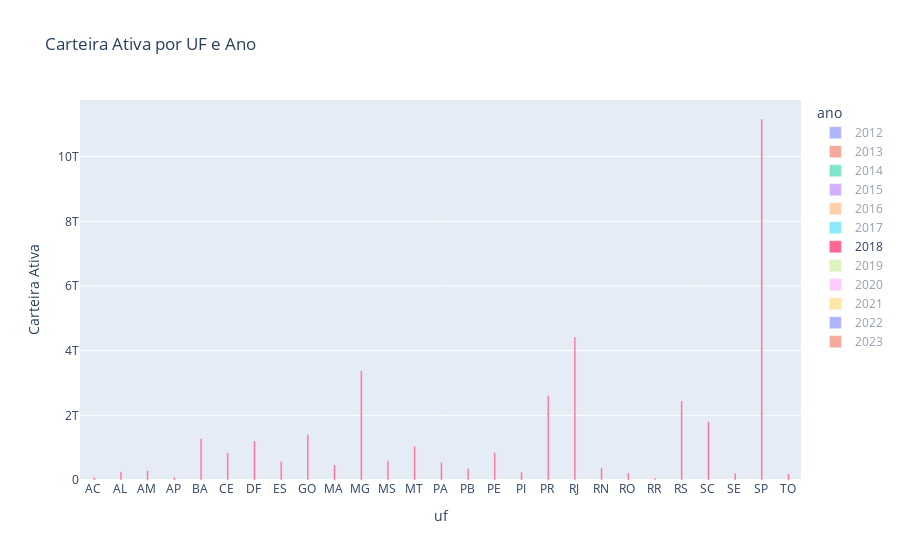

Notebook code for this chart:
### Code cell
fig = px.bar(df_divida_uf, 
             x='uf', 
             y='carteira_ativa',
             title='Carteira Ativa por UF e Ano',
             labels={'carteira_ativa':'Carteira Ativa', 'uf_ano':'UF e Ano'},
             color='ano',
            barmode = 'group')  # Colorindo as barras por UF

fig.show()

### Figure 1 — Plotly figure (JSON) as saved in the notebook; plotly's stock layout.template omitted (floating-point values rounded to 4 significant figures)
{"data": [{"alignmentgroup": "True", "hovertemplate": "ano=2012<br>uf=%{x}<br>Carteira Ativa=%{y}<extra></extra>", "legendgroup": "2012", "marker": {"color": "#636efa", "pattern": {"shape": ""}}, "name": "2012", "offsetgroup": "2012", "orientation": "v", "showlegend": true, "textposition": "auto", "type": "bar", "visible": "legendonly", "x": ["AC", "AL", "AM", "AP", "BA", "CE", "DF", "ES", "GO", "MA", "MG", "MS", "MT", "PA", "PB", "PE", "PI", "PR", "RJ", "RN", "RO", "RR", "RS", "SC", "SE", "SP", "TO"], "xaxis": "x", "y": [32160000000.0, 103400000000.0, 147900000000.0, 26920000000.0, 568500000000.0, 290200000000.0, 363900000000.0, 248600000000.0, 499600000000.0, 172700000000.0, 1426000000000.0, 204200000000.0, 347300000000.0, 223400000000.0, 116500000000.0, 444100000000.0, 78810000000.0, 1036000000000.0, 1829000000000.0, 132600000000.0, 62210000000.0, 25450000000.0, 1003000000000.0, 734700000000.0, 87560000000.0, 4878000000000.0, 67580000000.0], "yaxis": "y"}, {"alignmentgroup": "True", "hovertemplate": "ano=2013<br>uf=%{x}<br>Carteira Ativa=%{y}<extra></extra>", "legendgroup": "2013", "marker": {"color": "#EF553B", "pattern": {"shape": ""}}, "name": "2013", "offsetgroup": "2013", "orientation": "v", "showlegend": true, "textposition": "auto", "type": "bar", "visible": "legendonly", "x": ["AC", "AL", "AM", "AP", "BA", "CE", "DF", "ES", "GO", "MA", "MG", "MS", "MT", "PA", "PB", "PE", "PI", "PR", "RJ", "RN", "RO", "RR", "RS", "SC", "SE", "SP", "TO"], "xaxis": "x", "y": [65880000000.0, 198000000000.0, 271200000000.0, 55320000000.0, 1116000000000.0, 556800000000.0, 766900000000.0, 484900000000.0, 970300000000.0, 337900000000.0, 2739000000000.0, 406700000000.0, 675000000000.0, 420600000000.0, 227800000000.0, 843500000000.0, 156700000000.0, 2025000000000.0, 3551000000000.0, 268600000000.0, 124200000000.0, 53940000000.0, 1951000000000.0, 1391000000000.0, 171300000000.0, 9127000000000.0, 137500000000.0], "yaxis": "y"}, {"alignmentgroup": "True", "hovertemplate": "ano=2014<br>uf=%{x}<br>Carteira Ativa=%{y}<extra></extra>", "legendgroup": "2014", "marker": {"color": "#00cc96", "pattern": {"shape": ""}}, "name": "2014", "offsetgroup": "2014", "orientation": "v", "showlegend": true, "textposition": "auto", "type": "bar", "visible": "legendonly", "x": ["AC", "AL", "AM", "AP", "BA", "CE", "DF", "ES", "GO", "MA", "MG", "MS", "MT", "PA", "PB", "PE", "PI", "PR", "RJ", "RN", "RO", "RR", "RS", "SC", "SE", "SP", "TO"], "xaxis": "x", "y": [73560000000.0, 226300000000.0, 292500000000.0, 71410000000.0, 1283000000000.0, 642000000000.0, 1001000000000.0, 561600000000.0, 1147000000000.0, 389100000000.0, 3114000000000.0, 475500000000.0, 795000000000.0, 479600000000.0, 274800000000.0, 832300000000.0, 186300000000.0, 2340000000000.0, 4213000000000.0, 323100000000.0, 149400000000.0, 57650000000.0, 2231000000000.0, 1579000000000.0, 199900000000.0, 10330000000000.0, 159700000000.0], "yaxis": "y"}, {"alignmentgroup": "True", "hovertemplate": "ano=2015<br>uf=%{x}<br>Carteira Ativa=%{y}<extra></extra>", "legendgroup": "2015", "marker": {"color": "#ab63fa", "pattern": {"shape": ""}}, "name": "2015", "offsetgroup": "2015", "orientation": "v", "showlegend": true, "textposition": "auto", "type": "bar", "visible": "legendonly", "x": ["AC", "AL", "AM", "AP", "BA", "CE", "DF", "ES", "GO", "MA", "MG", "MS", "MT", "PA", "PB", "PE", "PI", "PR", "RJ", "RN", "RO", "RR", "RS", "SC", "SE", "SP", "TO"], "xaxis": "x", "y": [79090000000.0, 241800000000.0, 303800000000.0, 82830000000.0, 1351000000000.0, 735500000000.0, 1199000000000.0, 594200000000.0, 1283000000000.0, 434600000000.0, 3357000000000.0, 518300000000.0, 885400000000.0, 507300000000.0, 309700000000.0, 857200000000.0, 213800000000.0, 2513000000000.0, 4949000000000.0, 344000000000.0, 168800000000.0, 55490000000.0, 2385000000000.0, 1703000000000.0, 207800000000.0, 11080000000000.0, 177600000000.0], "yaxis": "y"}, {"alignmentgroup": "True", "hovertemplate": "ano=2016<br>uf=%{x}<br>Carteira Ativa=%{y}<extra></extra>", "legendgroup": "2016", "marker": {"color": "#FFA15A", "pattern": {"shape": ""}}, "name": "2016", "offsetgroup": "2016", "orientation": "v", "showlegend": true, "textposition": "auto", "type": "bar", "visible": "legendonly", "x": ["AC", "AL", "AM", "AP", "BA", "CE", "DF", "ES", "GO", "MA", "MG", "MS", "MT", "PA", "PB", "PE", "PI", "PR", "RJ", "RN", "RO", "RR", "RS", "SC", "SE", "SP", "TO"], "xaxis": "x", "y": [77710000000.0, 241900000000.0, 290600000000.0, 84560000000.0, 1314000000000.0, 774400000000.0, 1230000000000.0, 579100000000.0, 1295000000000.0, 411800000000.0, 3384000000000.0, 539900000000.0, 886500000000.0, 504200000000.0, 323600000000.0, 848200000000.0, 224200000000.0, 2518000000000.0, 5134000000000.0, 358800000000.0, 192400000000.0, 56560000000.0, 2388000000000.0, 1732000000000.0, 212700000000.0, 11250000000000.0, 183200000000.0], "yaxis": "y"}, {"alignmentgroup": "True", "hovertemplate": "ano=2017<br>uf=%{x}<br>Carteira Ativa=%{y}<extra></extra>", "legendgroup": "2017", "marker": {"color": "#19d3f3", "pattern": {"shape": ""}}, "name": "2017", "offsetgroup": "2017", "orientation": "v", "showlegend": true, "textposition": "auto", "type": "bar", "visible": "legendonly", "x": ["AC", "AL", "AM", "AP", "BA", "CE", "DF", "ES", "GO", "MA", "MG", "MS", "MT", "PA", "PB", "PE", "PI", "PR", "RJ", "RN", "RO", "RR", "RS", "SC", "SE", "SP", "TO"], "xaxis": "x", "y": [75470000000.0, 246700000000.0, 282800000000.0, 84600000000.0, 1266000000000.0, 801700000000.0, 1222000000000.0, 557100000000.0, 1314000000000.0, 440100000000.0, 3277000000000.0, 560400000000.0, 933800000000.0, 506400000000.0, 330500000000.0, 839800000000.0, 233800000000.0, 2520000000000.0, 4610000000000.0, 361200000000.0, 200600000000.0, 57740000000.0, 2374000000000.0, 1730000000000.0, 213300000000.0, 11020000000000.0, 182600000000.0], "yaxis": "y"}, {"alignmentgroup": "True", "hovertemplate": "ano=2018<br>uf=%{x}<br>Carteira Ativa=%{y}<extra></extra>", "legendgroup": "2018", "marker": {"color": "#FF6692", "pattern": {"shape": ""}}, "name": "2018", "offsetgroup": "2018", "orientation": "v", "showlegend": true, "textposition": "auto", "type": "bar", "visible": true, "x": ["AC", "AL", "AM", "AP", "BA", "CE", "DF", "ES", "GO", "MA", "MG", "MS", "MT", "PA", "PB", "PE", "PI", "PR", "RJ", "RN", "RO", "RR", "RS", "SC", "SE", "SP", "TO"], "xaxis": "x", "y": [77580000000.0, 256000000000.0, 293500000000.0, 86760000000.0, 1286000000000.0, 839100000000.0, 1208000000000.0, 575800233075, 1405000000000.0, 465900000000.0, 3378000000000.0, 592800000000.0, 1046000000000.0, 540200000000.0, 352800000000.0, 853700000000.0, 246700000000.0, 2610000000000.0, 4424000000000.0, 372900000000.0, 220300000000.0, 60390000000.0, 2445000000000.0, 1807000000000.0, 215900000000.0, 11160000000000.0, 188100000000.0], "yaxis": "y"}, {"alignmentgroup": "True", "hovertemplate": "ano=2019<br>uf=%{x}<br>Carteira Ativa=%{y}<extra></extra>", "legendgroup": "2019", "marker": {"color": "#B6E880", "pattern": {"shape": ""}}, "name": "2019", "offsetgroup": "2019", "orientation": "v", "showlegend": true, "textposition": "auto", "type": "bar", "visible": "legendonly", "x": ["AC", "AL", "AM", "AP", "BA", "CE", "DF", "ES", "GO", "MA", "MG", "MS", "MT", "PA", "PB", "PE", "PI", "PR", "RJ", "RN", "RO", "RR", "RS", "SC", "SE", "SP", "TO"], "xaxis": "x", "y": [85090000000.0, 273800000000.0, 323500000000.0, 91820000000.0, 1426000000000.0, 878600000000.0, 1232000000000.0, 612500000000.0, 1535000000000.0, 503300000000.0, 3525000000000.0, 651100000000.0, 1196000000000.0, 597600000000.0, 384300000000.0, 892300000000.0, 269300000000.0, 2809000000000.0, 4384000000000.0, 389100000000.0, 256500000000.0, 63460000000.0, 2651000000000.0, 2001000000000.0, 226800000000.0, 11720000000000.0, 201900000000.0], "yaxis": "y"}, {"alignmentgroup": "True", "hovertemplate": "ano=2020<br>uf=%{x}<br>Carteira Ativa=%{y}<extra></extra>", "legendgroup": "2020", "marker": {"color": "#FF97FF", "pattern": {"shape": ""}}, "name": "2020", "offsetgroup": "2020", "orientation": "v", "showlegend": true, "textposition": "auto", "type": "bar", "visible": "legendonly", "x": ["AC", "AL", "AM", "AP", "BA", "CE", "DF", "ES", "GO", "MA", "MG", "MS", "MT", "PA", "PB", "PE", "PI", "PR", "RJ", "RN", "RO", "RR", "RS", "SC", "SE", "SP", "TO"], "xaxis": "x", "y": [94810000000.0, 300300000000.0, 382700000000.0, 99850000000.0, 1568000000000.0, 971600000000.0, 1313000000000.0, 667400000000.0, 1745000000000.0, 543600000000.0, 3914000000000.0, 735200000000.0, 1465000000000.0, 689300000000.0, 417100000000.0, 962000000000.0, 300600000000.0, 3207000000000.0, 4765000000000.0, 415500000000.0, 297000000000.0, 68690000000.0, 2970000000000.0, 2282000000000.0, 244000000000.0, 13080000000000.0, 227600000000.0], "yaxis": "y"}, {"alignmentgroup": "True", "hovertemplate": "ano=2021<br>uf=%{x}<br>Carteira Ativa=%{y}<extra></extra>", "legendgroup": "2021", "marker": {"color": "#FECB52", "pattern": {"shape": ""}}, "name": "2021", "offsetgroup": "2021", "orientation": "v", "showlegend": true, "textposition": "auto", "type": "bar", "visible": "legendonly", "x": ["AC", "AL", "AM", "AP", "BA", "CE", "DF", "ES", "GO", "MA", "MG", "MS", "MT", "PA", "PB", "PE", "PI", "PR", "RJ", "RN", "RO", "RR", "RS", "SC", "SE", "SP", "TO"], "xaxis": "x", "y": [113300000000.0, 358500000000.0, 459000000000.0, 118300000000.0, 1827000000000.0, 1118000000000.0, 1441000000000.0, 801000000000.0, 2116000000000.0, 655000000000.0, 4644000000000.0, 896500000000.0, 1673000000000.0, 871600000000.0, 496600000000.0, 1123000000000.0, 369100000000.0, 3830000000000.0, 5092000000000.0, 486400000000.0, 376700000000.0, 82740000000.0, 3490199580539, 2737000000000.0, 287300000000.0, 15240000000000.0, 290200000000.0], "yaxis": "y"}, {"alignmentgroup": "True", "hovertemplate": "ano=2022<br>uf=%{x}<br>Carteira Ativa=%{y}<extra></extra>", "legendgroup": "2022", "marker": {"color": "#636efa", "pattern": {"shape": ""}}, "name": "2022", "offsetgroup": "2022", "orientation": "v", "showlegend": true, "textposition": "auto", "type": "bar", "visible": "legendonly", "x": ["AC", "AL", "AM", "AP", "BA", "CE", "DF", "ES", "GO", "MA", "MG", "MS", "MT", "PA", "PB", "PE", "PI", "PR", "RJ", "RN", "RO", "RR", "RS", "SC", "SE", "SP", "TO"], "xaxis": "x", "y": [139900000000.0, 430900000000.0, 562100000000.0, 139300000000.0, 2176000000000.0, 1303000000000.0, 1585000000000.0, 948900000000.0, 2576000000000.0, 826600000000.0, 5450000000000.0, 1099000000000.0, 2021000000000.0, 1110000000000.0, 585500000000.0, 1351000000000.0, 463400000000.0, 4528000000000.0, 5411000000000.0, 568800000000.0, 485000000000.0, 103900000000.0, 4130000000000.0, 3216000000000.0, 341600000000.0, 17350000000000.0, 372000000000.0], "yaxis": "y"}, {"alignmentgroup": "True", "hovertemplate": "ano=2023<br>uf=%{x}<br>Carteira Ativa=%{y}<extra></extra>", "legendgroup": "2023", "marker": {"color": "#EF553B", "pattern": {"shape": ""}}, "name": "2023", "offsetgroup": "2023", "orientation": "v", "showlegend": true, "textposition": "auto", "type": "bar", "visible": "legendonly", "x": ["AC", "AL", "AM", "AP", "BA", "CE", "DF", "ES", "GO", "MA", "MG", "MS", "MT", "PA", "PB", "PE", "PI", "PR", "RJ", "RN", "RO", "RR", "RS", "SC", "SE", "SP", "TO"], "xaxis": "x", "y": [108200000000.0, 324700000000.0, 408600000000.0, 103300000000.0, 1615000000000.0, 935400000000.0, 1114000000000.0, 678000000000.0, 1930000000000.0, 638400000000.0, 3935000000000.0, 831500000000.0, 1518000000000.0, 863700000000.0, 431400000000.0, 990100000000.0, 350300000000.0, 3314000000000.0, 3734000000000.0, 415000000000.0, 370500000000.0, 83400000000.0, 3024000000000.0, 2334000000000.0, 253800000000.0, 12250000000000.0, 292500000000.0], "yaxis": "y"}], "layout": {"autosize": true, "barmode": "group", "legend": {"title": {"text": "ano"}, "tracegroupgap": 0}, "title": {"text": "Carteira Ativa por UF e Ano"}, "xaxis": {"anchor": "y", "autorange": true, "domain": [0, 1], "range": [-0.5, 26.5], "title": {"text": "uf"}, "type": "category"}, "yaxis": {"anchor": "x", "autorange": true, "domain": [0, 1], "range": [0, 11750000000000.0], "title": {"text": "Carteira Ativa"}, "type": "linear"}}}
